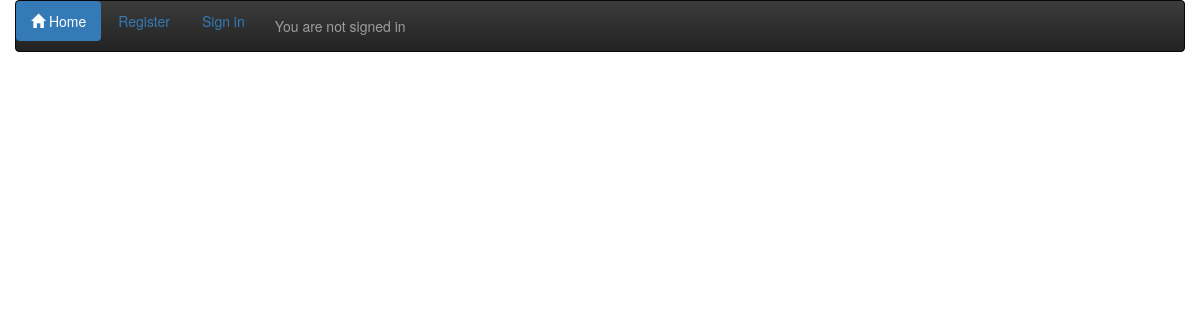
The page /site_details/19/ on the database as committed earlier.
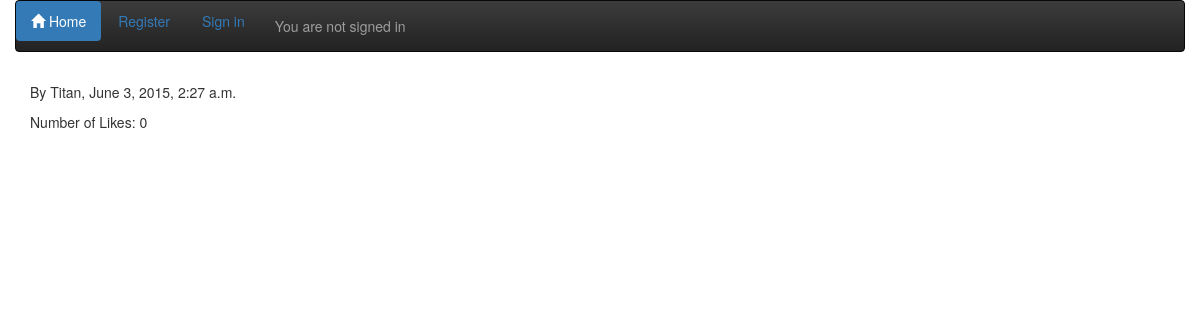
The same page on the database as committed later.
### theme/models.py (models this page shows, shortened)
class Comment(models.Model):
	comment = models.TextField()
	likes = models.PositiveIntegerField(default=0)
	comment_by = models.ForeignKey(User, related_name="written_comments")
	comment_datetime = models.DateTimeField()
	class Meta:
		ordering = ['-comment_datetime']

### theme/views.py (the view)
# urls.py: url(r'^(\d+)/$', theme_views.comment_details, name='comment_details'),
def comment_details(request, comment_id):
	comments = Comment.objects.all().filter(id=comment_id)
	context = {
	'comments': comments,
	}
	return render(request, 'theme/comment_details.html', context)

### theme/templates/theme/comment_details.html (shortened to what this page needs)
{% extends 'theme/base.html' %}
{% block container %}
{% for comment in comments %}
<div class="container">
	<p>By {{ comment.comment_by }}, {{ comment.comment_datetime }} </p>
	<p>Number of Likes: {{ comment.likes }}</p>
</div>
{% endfor %}
{% endblock %}

### theme/templates/theme/Base.html (shortened to what this page needs)
{% extends 'theme/site_base.html' %}
{% block body %}
	<div class="container-fluid">
		{% if user.is_anonymous %}
		<nav class="navbar navbar-inverse">
		<ul class="nav nav-pills">
			<li role="presentation" class="active"><a href="{% url 'frontpage' %}"><span class="glyphicon glyphicon-home"></span> Home</a></li>
			<li role="presentation"><a href="{% url 'user_register' %}">Register</a></li>
			<li role="presentation"><a href="{% url 'user_login' %}">Sign in</a></li>
			<p class="navbar-text">You are not signed in</p>
		</ul>
		</nav>
		{% endif %}
	</div>
	{% block container %}{% endblock %}
	{% endblock %}

### theme/templates/theme/site_base.html (shortened to what this page needs)
{% load staticfiles %}
<!DOCTYPE html>
<html lang="en">
	<head>
		<link rel="stylesheet" href="https://maxcdn.bootstrapcdn.com/bootstrap/3.3.4/css/bootstrap.min.css">
		<link rel="stylesheet" href="https://maxcdn.bootstrapcdn.com/bootstrap/3.3.4/css/bootstrap-theme.min.css">
	</head>
	<body>
		{% block body %}
		{% endblock %}
	</body>
</html>

Rows that differ between the two databases and show on the page:
added Comment: comment_by "Titan", comment_datetime "June 3, 2015, 2:27 a.m.", likes "0"
